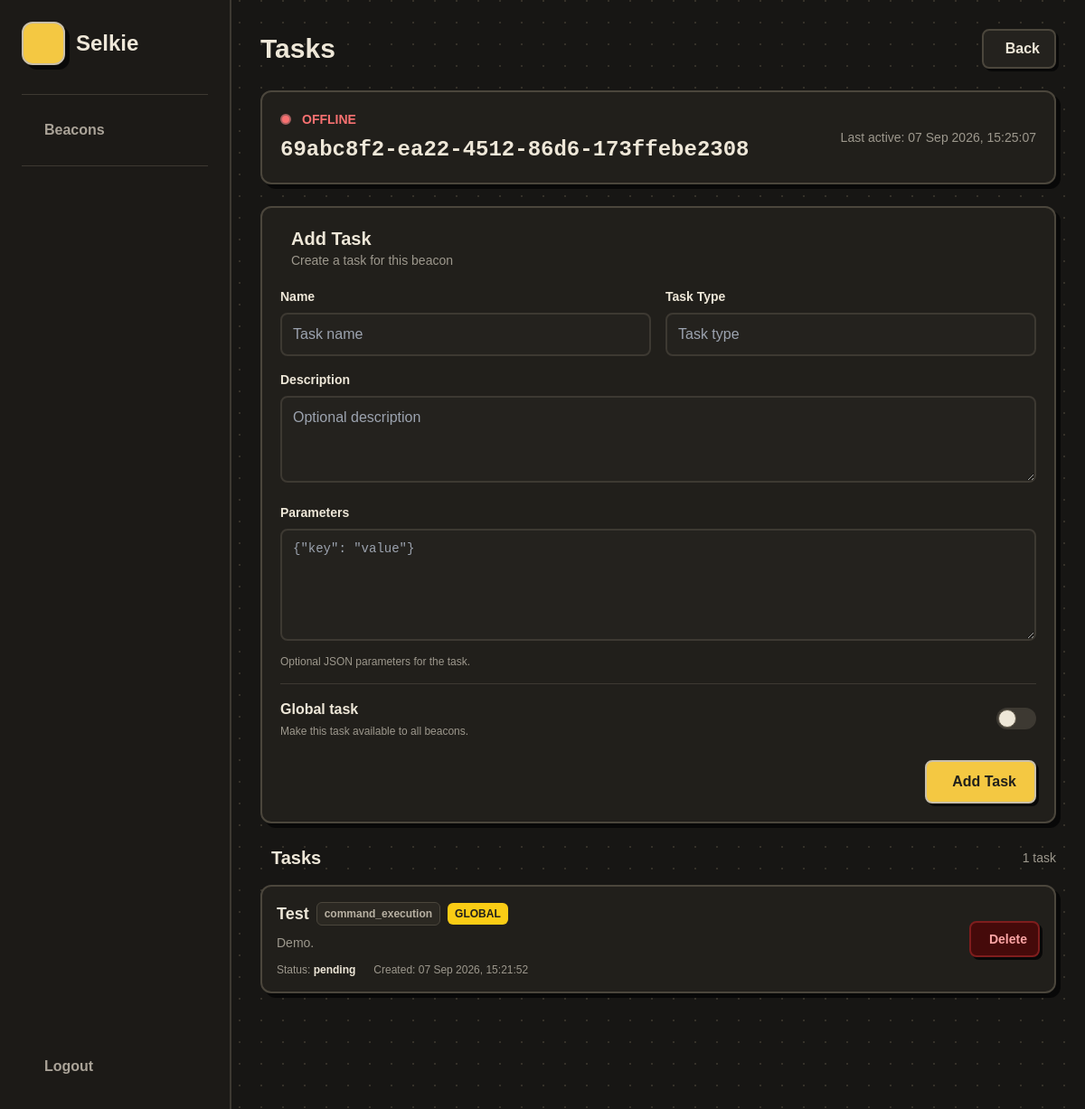
The page /task/tasks/69abc8f2-ea22-4512-86d6-173ffebe2308 on the database as committed earlier.
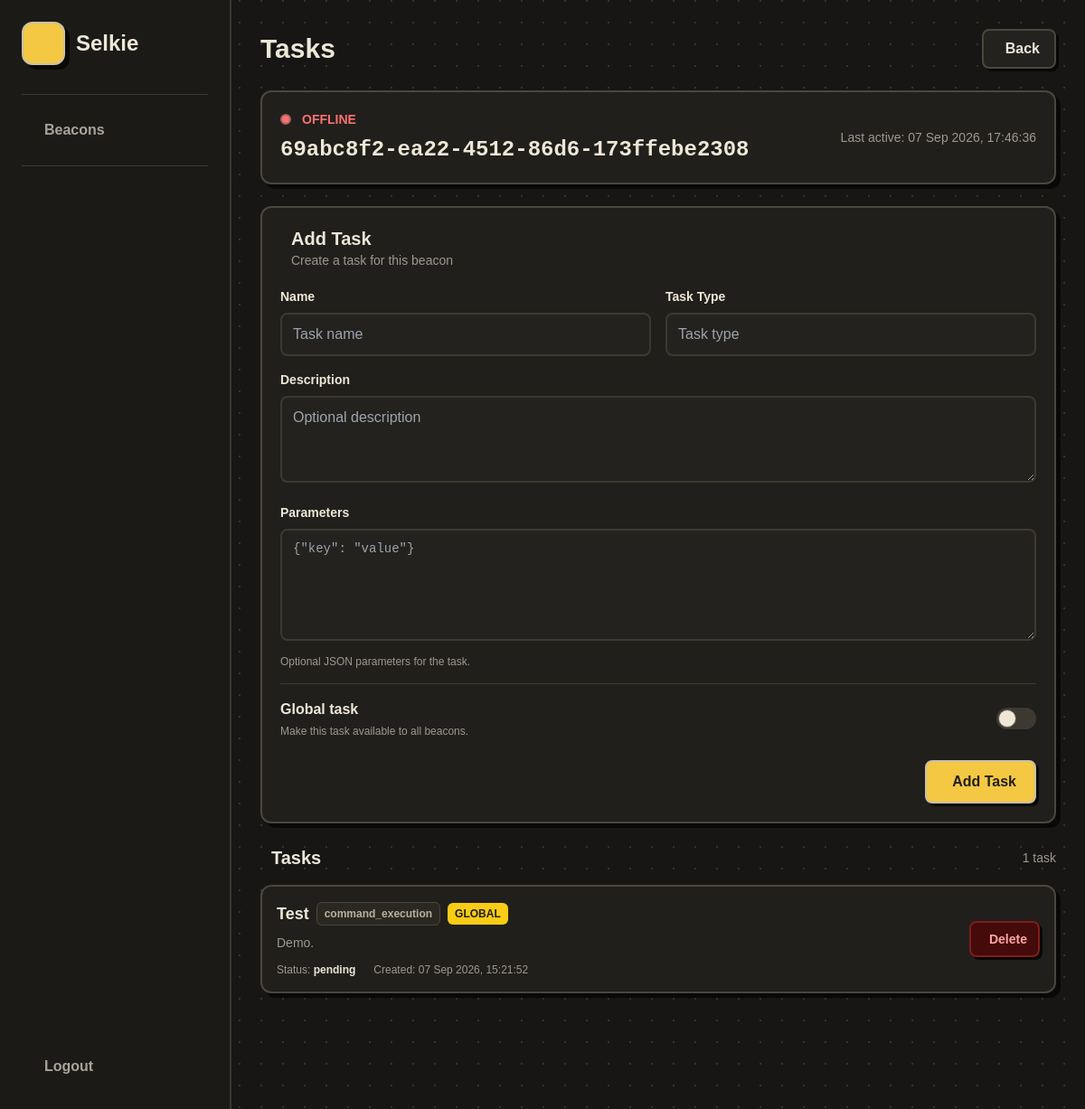
The same page on the database as committed later.
### db_manager.py (models this page shows)
class Base(DeclarativeBase):
    pass

class Beacon(Base):
    __tablename__ = "beacons"
    id: Mapped[str] = mapped_column(String, primary_key=True)
    public_key: Mapped[str] = mapped_column(String)
    system_info: Mapped[str] = mapped_column(JSON)
    registered_at: Mapped[datetime] = mapped_column(DateTime)
    last_active: Mapped[datetime] = mapped_column(DateTime)
    status: Mapped[str] = mapped_column(String, default="offline")

class Task(Base):
    __tablename__ = "tasks"
    id: Mapped[str] = mapped_column(
        String, primary_key=True, default=lambda: str(uuid4())
    )
    beacon_id: Mapped[str | None] = mapped_column(
        ForeignKey("beacons.id"), nullable=True
    )
    is_global: Mapped[bool] = mapped_column(Boolean, default=False)
    name: Mapped[str] = mapped_column(String)
    description: Mapped[str | None] = mapped_column(String, nullable=True)
    task_type: Mapped[str] = mapped_column(String)
    parameters: Mapped[dict | None] = mapped_column(JSON, nullable=True)
    status: Mapped[str] = mapped_column(String, default="pending")
    created_at: Mapped[datetime] = mapped_column(DateTime, default=datetime.now)
    completed_at: Mapped[datetime | None] = mapped_column(DateTime, nullable=True)

### task.py (the view)
@task.route("/tasks/<beacon_id>", methods=["GET"])
def view_tasks(beacon_id):
    with get_session() as session:
        beacon = session.query(Beacon).filter_by(id=beacon_id).first()
        if not beacon:
            return "Beacon not found", 404
        tasks = (
            session.query(Task)
            .filter(or_(Task.beacon_id == beacon_id, Task.is_global.is_(True)))
            .order_by(Task.created_at.asc())
            .all()
        )
    return render_template("tasks.html", beacon=beacon, tasks=tasks)

### db_manager.py (called while the page is built)
def get_session():
    return Session(engine)

### templates/tasks.html (shortened to what this page needs)
{% extends "base.html" %}
{% block navbar_title %}
Tasks
{% endblock %}
{% block navbar_actions %}
<a href="{{ url_for('dashboard.beacon_details', beacon_id=beacon.id) }}" class="secondary-btn rounded-lg px-4 py-2
           font-bold flex items-center gap-2">
    Back
</a>
{% endblock %}
{% block content %}
<div class="mx-auto">
    <section class="retro-card rounded-xl p-5 mb-6">
        <div class="flex flex-col sm:flex-row
                    sm:items-center sm:justify-between gap-4">
            <div class="min-w-0">
                <div class="flex items-center gap-3 mb-2">
                    {% if beacon.status == "online" %}
                    <span class="w-3 h-3 rounded-full
                                   bg-green-400
                                   border-2 border-[#6fa879]"></span>
                    <span class="text-sm font-black text-green-400">
                        ONLINE
                    </span>
                    {% else %}
                    <span class="w-3 h-3 rounded-full
                                   bg-red-400
                                   border-2 border-[#a85f5f]"></span>
                    <span class="text-sm font-black text-red-400">
                        OFFLINE
                    </span>
                    {% endif %}
                </div>
                <h2 class="text-xl sm:text-2xl font-black mono break-all">
                    {{ beacon.id }}
                </h2>
            </div>
            <div class="text-sm muted shrink-0">
                {% if beacon.last_active %}
                Last active:
                {{ beacon.last_active.strftime("%d %b %Y, %H:%M:%S") }}
                {% else %}
                Never active
                {% endif %}
            </div>
        </div>
    </section>
    <section class="retro-card rounded-xl p-5 mb-6">
        <div class="flex items-center gap-3 mb-5">
            <div>
                <h2 class="text-xl font-black">
                    Add Task
                </h2>
                <p class="text-sm muted">
                    Create a task for this beacon
                </p>
            </div>
        </div>
        <form method="POST" action="{{ url_for('task.create_task') }}" class="space-y-4">
            <div class="grid grid-cols-1 md:grid-cols-2 gap-4">
                <div>
                    <label for="name" class="block text-sm font-bold mb-2">
                        Name
                    </label>
                    <input id="name" name="name" type="text" required placeholder="Task name" class="w-full rounded-lg
                               bg-[#24221e]
                               border-2 border-[#3d3932]
                               px-3 py-2.5
                               text-[#eee7d8]
                               outline-none
                               focus:border-[#c9bfa9]">
                </div>
                <div>
                    <label for="task_type" class="block text-sm font-bold mb-2">
                        Task Type
                    </label>
                    <input id="task_type" name="task_type" type="text" required placeholder="Task type" class="w-full rounded-lg
                               bg-[#24221e]
                               border-2 border-[#3d3932]
                               px-3 py-2.5
                               text-[#eee7d8]
                               outline-none
                               focus:border-[#c9bfa9]">
                </div>
            </div>
            <div>
                <label for="description" class="block text-sm font-bold mb-2">
                    Description
                </label>
                <textarea id="description" name="description" rows="3" placeholder="Optional description" class="w-full rounded-lg
                           bg-[#24221e]
                           border-2 border-[#3d3932]
                           px-3 py-2.5
                           text-[#eee7d8]
                           outline-none
                           resize-y
                           focus:border-[#c9bfa9]"></textarea>
            </div>
            <div>
                <label for="parameters" class="block text-sm font-bold mb-2">
                    Parameters
                </label>
                <textarea id="parameters" name="parameters" rows="5" placeholder='{"key": "value"}' class="w-full rounded-lg
                           bg-[#24221e]
                           border-2 border-[#3d3932]
                           px-3 py-2.5
                           text-[#eee7d8]
                           mono text-sm
                           outline-none
                           resize-y
                           focus:border-[#c9bfa9]"></textarea>
                <p class="text-xs muted mt-2">
                    Optional JSON parameters for the task.
                </p>
            </div>
            <div class="flex items-center justify-between
                       gap-4
                       pt-4
                       border-t border-[#3d3932]">
                <div>
                    <label for="is_global" class="font-bold">
                        Global task
                    </label>
                    <p class="text-xs muted mt-1">
                        Make this task available to all beacons.
                    </p>
                </div>
                <label class="relative inline-flex items-center cursor-pointer">
                    <div class="w-11 h-6
                               bg-[#3d3932]
                               rounded-full
                               peer-checked:bg-[#f4c842]
                               after:content-['']
                               after:absolute
                               after:top-[2px]
                               after:left-[2px]
                               after:w-5
                               after:h-5
                               after:bg-[#eee7d8]
                               after:border-[#665e4f]
                               after:border
                               after:rounded-full
                               after:transition-all
                               peer-checked:after:translate-x-full
                               peer-checked:after:border-[#c9bfa9]"></div>
                </label>
            </div>
            <div class="flex justify-end pt-2">
                <button type="submit" class="retro-btn rounded-lg
                           px-5 py-2.5
                           font-black
                           flex items-center gap-2">
                    Add Task
                </button>
            </div>
        </form>
    </section>
    <section>
        <div class="flex items-center justify-between mb-4">
            <div class="flex items-center gap-3">
                <h2 class="text-xl font-black">
                    Tasks
                </h2>
            </div>
            <span class="text-sm muted">
                {{ tasks|length }} task{% if tasks|length != 1 %}s{% endif %}
            </span>
        </div>
        {% if tasks %}
        <div class="space-y-3">
            {% for task in tasks %}
            <div class="retro-card rounded-xl p-4">
                <div class="flex flex-col
                                   md:flex-row
                                   md:items-center
                                   md:justify-between
                                   gap-4">
                    <div class="min-w-0">
                        <div class="flex flex-wrap
                                           items-center gap-2 mb-2">
                            <h3 class="font-black text-lg">
                                {{ task.name }}
                            </h3>
                            <span class="text-xs font-bold
                                               px-2 py-1
                                               rounded-md
                                               bg-[#2b2822]
                                               border border-[#4b463c]
                                               text-[#b8b1a3]">
                                {{ task.task_type }}
                            </span>
                            {% if task.is_global %}
                            <span class="text-xs font-bold
                                                   px-2 py-1
                                                   rounded-md
                                                   bg-yellow-400
                                                   text-[#201f1b]">
                                GLOBAL
                            </span>
                            {% endif %}
                        </div>
                        {% if task.description %}
                        <p class="text-sm muted mb-3">
                            {{ task.description }}
                        </p>
                        {% endif %}
                        <div class="flex flex-wrap
                                           items-center gap-x-5
                                           gap-y-1
                                           text-xs muted">
                            <span>
                                Status:
                                <strong class="text-[#eee7d8]">
                                    {{ task.status }}
                                </strong>
                            </span>
                            {% if task.created_at %}
                            <span>
                                Created:
                                {{ task.created_at.strftime(
                                "%d %b %Y, %H:%M:%S"
                                ) }}
                            </span>
                            {% endif %}
                        </div>
                    </div>
                    <form method="POST" action="{{ url_for(
        'task.delete_task',
        beacon_id=beacon.id,
        task_id=task.id
    ) }}" class="inline-block">
                        <button type="submit" class="rounded-lg
               border-2 border-red-900
               bg-red-950
               px-3 py-2
               flex items-center gap-2
               text-sm font-bold text-red-300
               shadow-[3px_3px_0_#080808]
               transition
               hover:bg-red-900
               hover:border-red-700
               hover:text-red-100
               hover:translate-x-[2px]
               hover:translate-y-[2px]
               hover:shadow-[1px_1px_0_#080808]">
                            Delete
                        </button>
                    </form>
                </div>
            </div>
            {% endfor %}
        </div>
        {% endif %}
    </section>
</div>
{% endblock %}

### templates/base.html (shortened to what this page needs)
<!DOCTYPE html>
<html lang="en">
<head>
    <script src="https://cdn.tailwindcss.com"></script>
</head>
<body class="min-h-screen">
    <aside class="sidebar fixed inset-y-0 left-0
               hidden lg:flex
               w-64
               p-6
               flex-col">
        <a href="/" class="flex items-center gap-3">
            <div class="logo-box
                       w-12 h-12
                       rounded-xl
                       flex items-center justify-center
                       shrink-0">
            </div>
            <span class="text-2xl font-black">
                Selkie
            </span>
        </a>
        <nav class="sidebar-nav mt-8 py-4">
            <a href="{{ url_for('dashboard.beacons') }}" class="sidebar-link
                       rounded-lg
                       px-3 py-2.5
                       flex items-center gap-3
                       font-bold
                       ">
                <span>
                    Beacons
                </span>
            </a>
        </nav>
        <div class="mt-auto pt-5">
            <a href="/auth/logout" class="sidebar-link
                       rounded-lg
                       px-3 py-2.5
                       flex items-center gap-3
                       font-bold">
                <span>
                    Logout
                </span>
            </a>
        </div>
    </aside>
    <div class="lg:ml-64 min-h-screen">
        <header class="mx-5 mt-5 lg:mx-8 lg:mt-8
                   flex items-center justify-between
                   gap-4">
            <div class="min-w-0">
                <h1 class="text-2xl sm:text-3xl font-black">
                    {% block navbar_title %}{% endblock %}
                </h1>
            </div>
            <div class="flex items-center gap-3 shrink-0">
                {% block navbar_actions %}{% endblock %}
            </div>
        </header>
        <main class="px-8 pb-8 pt-6 ">
            {% block content %}{% endblock %}
        </main>
    </div>
</body>
</html>

### templates/base.html (style rules this page uses)
body { background: #171614; background-image: radial-gradient(circle at 1px 1px, #353129 1px, transparent 0); background-size: 24px 24px; font-family: "Trebuchet MS", sans-serif; color: #eee7d8; }
.retro-card { background: #211f1b; border: 2px solid #4b463c; box-shadow: 5px 5px 0 #080808; }
.retro-btn { background: #f4c842; color: #201f1b; border: 2px solid #c9bfa9; box-shadow: 3px 3px 0 #080808; transition: .12s; }
.secondary-btn { background: #24221e; color: #eee7d8; border: 2px solid #4b463c; box-shadow: 3px 3px 0 #080808; transition: .12s; }
.muted { color: #9d988d; }
.mono { font-family: monospace; }
.logo-box { background: #f4c842; border: 2px solid #c9bfa9; box-shadow: 5px 5px 0 #090909; }
.sidebar { background: #1c1a17; border-right: 2px solid #3d3932; }
.sidebar-nav { border-top: 1px solid #3d3932; border-bottom: 1px solid #3d3932; }
.sidebar-link { color: #aaa398; border: 1px solid transparent; transition: .12s; }

Rows that differ between the two databases and show on the page:
changed Beacon "69abc8f2-ea22-4512-86d6-173ffebe2308": last_active "07 Sep 2026, 15:25:07" → "07 Sep 2026, 17:46:36"
